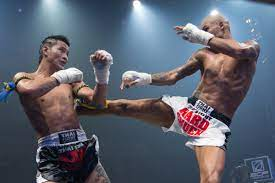
#> input picture Estudo-opencv/imagens/lut.jpg, 275 x 183 px, found by its file name
$ python segmentacaoDeteccao.py   (older library calls are emulated)
#> lines starting #> are read from the running program, lines starting #| are printed output that depends on the picture; after the words box and inside, x2 and y2 are one past the last pixel; in counts of white or black regions, pixels touching at a corner belong together
# cv -> identificar objetos -> detectar bordas = identificar os formatos dos objetos na imagem

""" Sobel é direcional,temos que juntar o filtro horizontal e o vertical para ter uma transformação completa

import cv2
import numpy as np

img = cv2.imread("../sdk.jpg")
img = cv2.cvtColor(img, cv2.COLOR_BGR2GRAY)

sobelX = cv2.Sobel(img, cv2.CV_64F, 1, 0)
sobelY = cv2.Sobel(img, cv2.CV_64F, 0, 1)

sobelX = np.uint8(np.absolute(sobelX))
sobelY = np.uint8(np.absolute(sobelY))

sobel = cv2.bitwise_or(sobelX,sobelY)

resultado = np.hstack([
    np.vstack([img, sobelX]),
    np.vstack([sobel, sobelY]),
])
cv2.imshow("Sobel", resultado)
cv2.waitKey(0)
cv2.destroyAllWindows()
"""


""" Laplacian não precisa juntar filtro x e y, basta apenas um passo para gerar o resultado

import cv2
import numpy as np

img = cv2.imread("../cat.jpg")
img = cv2.cvtColor(img, cv2.COLOR_BGR2GRAY)

lap = cv2.Laplacian(img, cv2.CV_64F)
lap = np.uint8(np.absolute(lap))

resultado = np.hstack([img, lap])
cv2.imshow("Lapacian", resultado)
cv2.waitKey(0)
cv2.destroyAllWindows()
"""


""" Canny
canny(sourceimage, limiar1, limiar2)
qualquer gradiente > limiar2 = borda
qualquer gradiente < limiar1 = não borda
"""
import cv2
import numpy as np

img = cv2.imread('../lut.jpg')
#> img is the input picture: shape (183, 275, 3); mean B, G, R 109.5, 96.7, 91.3
img = cv2.cvtColor(img,cv2.COLOR_BGR2GRAY)
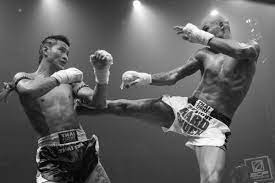
#> img: shape (183, 275); min 0, max 255, mean 96.6
suavizacaoGaussiana = cv2.GaussianBlur(img, (9,9), 0)
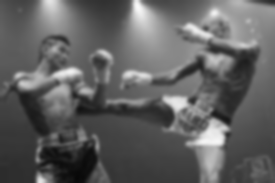
#> suavizacaoGaussiana: shape (183, 275); min 7, max 249, mean 96.6

canny = cv2.Canny(suavizacaoGaussiana, 20, 120) #limiares mais baixos
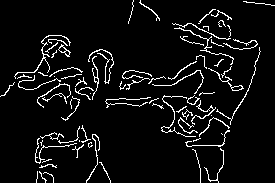
#> canny: shape (183, 275); 6.3% white in thin lines or dots
canny2 = cv2.Canny(suavizacaoGaussiana, 70, 200) #limiiares mais altos
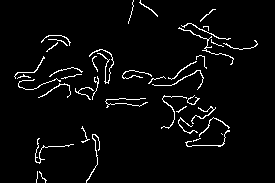
#> canny2: shape (183, 275); 3.7% white in thin lines or dots, all inside (x1, y1, x2, y2) = (14, 0, 258, 183)

resultado = np.vstack([
    np.hstack([img, suavizacaoGaussiana]),
    np.hstack([canny, canny2]),

])
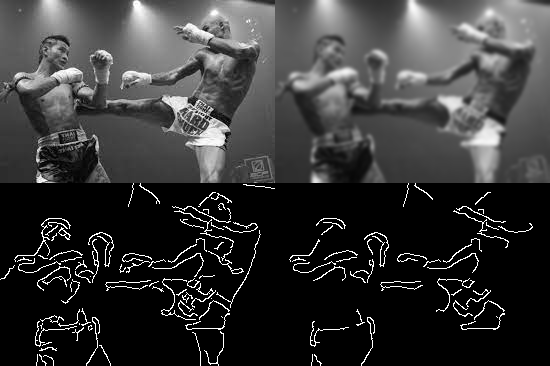
#> resultado: shape (366, 550); min 0, max 255, mean 54.7
cv2.imshow("Canny", resultado)
cv2.waitKey(0)
cv2.destroyAllWindows()

$ run again, with Estudo-opencv/imagens/city.jpg copied over Estudo-opencv/imagens/lut.jpg
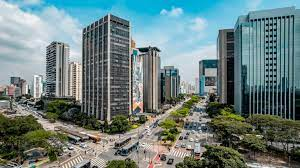
#> input picture Estudo-opencv/imagens/city.jpg, 300 x 168 px, found by its file name
#> img is the input picture: shape (168, 300, 3); mean B, G, R 127.4, 128.2, 108.1
#> img: shape (168, 300)
#> `canny = cv2.Canny(suavizacaoGaussiana, 20, 120)`:
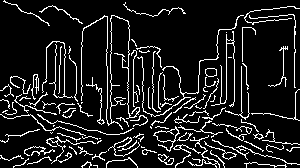
#> canny: shape (168, 300); 11.4% white in thin lines or dots
#> canny2: shape (168, 300); 6% white in thin lines or dots
#> `resultado = np.vstack([ np.hstack([img, suavizacaoGaussiana]), np.hsta..`:
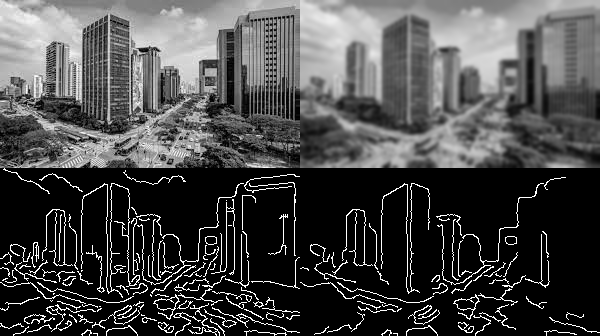
#> resultado: shape (336, 600); min 0, max 255, mean 72.1
